Frame 1 (no input): blank canvas, image omitted
Frame 60 (no input): blank canvas, image omitted
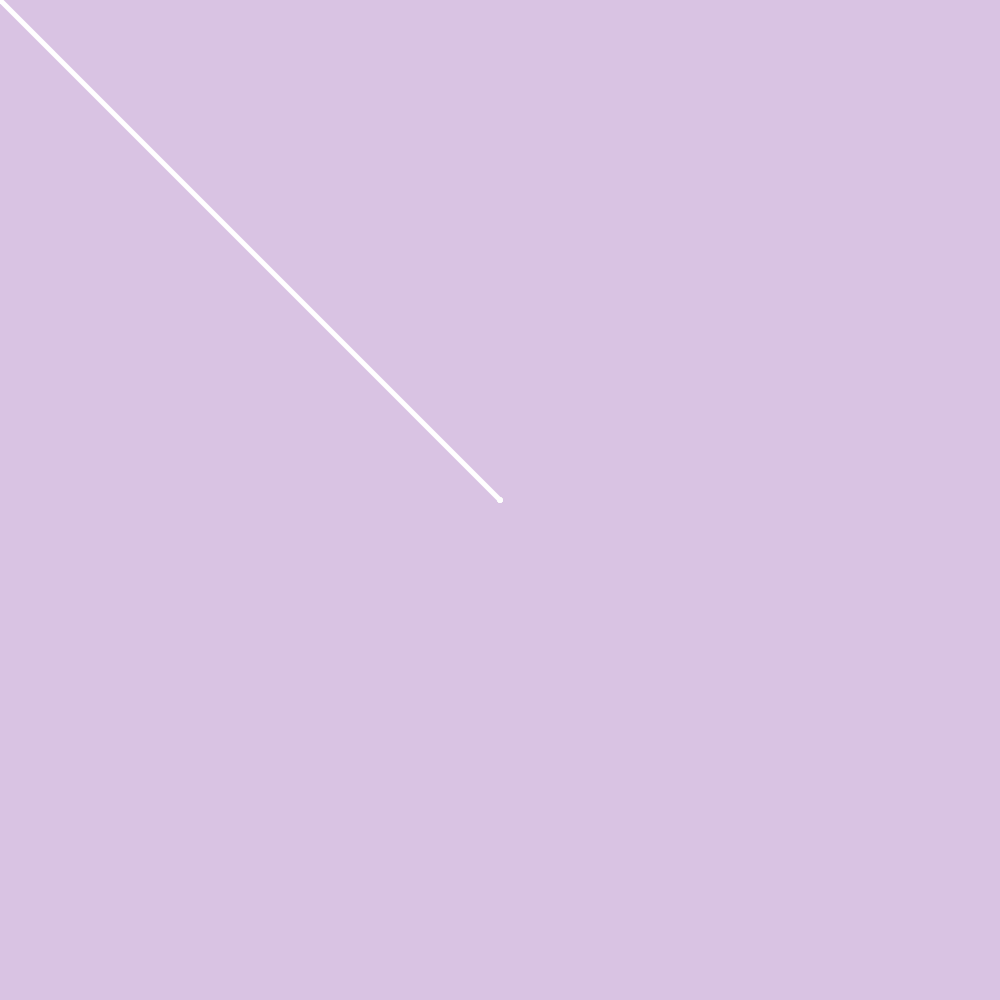
Frame 120 (the mouse pressed at the canvas centre since frame 60)

The p5.js sketch whose frames 1 and 60 were blank and that drew this single picture after the mouse press (run headless with seeded random() and noise() and a simulated clock; from frame 60 on, the mouse is pressed at the canvas centre):

// p5.js sketch
// ── sketch.js
function setup (){
    createCanvas(1000, 1000);
    background(217, 195, 227);
}

function draw (){
    stroke(255);
    strokeWeight(5);
    if (mouseIsPressed === true) {
    line(mouseX, mouseY, pmouseX, pmouseY);
  }
}
